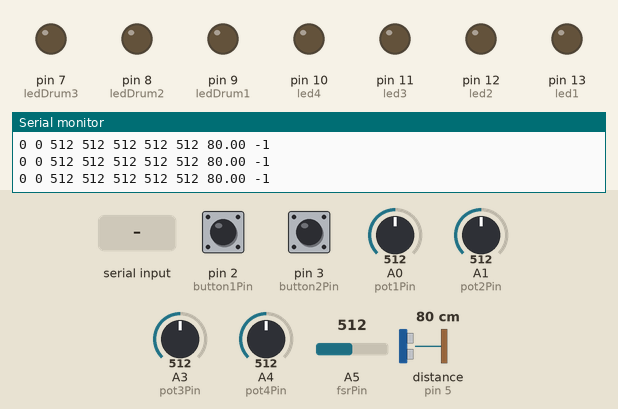
This sketch was run on a simulated Arduino Uno, built with avr-gcc and run on an emulated ATmega328P. Parts: output pins drawn as LEDs (lit = HIGH), the last lines printed to the serial monitor. Wiring (inferred from the names in the program): ultrasonic range finder: trigger pin 6; echo pin 5. Inputs (shaded band) come from the test bench; at power-on: pin 2 (button1Pin) LOW, pin 3 (button2Pin) LOW, A0 (pot1Pin) = 512, A1 (pot2Pin) = 512, A3 (pot3Pin) = 512, A4 (pot4Pin) = 512, A5 (fsrPin) = 512, distance to the obstacle (sensor on pin 5) 80 cm. The echo pulse lasts 58.3 µs per cm; pins used as bus, display or sensor lines are not drawn.

Above: at 1.2 s.
1.3 s: byte 2 (2) received over Serial
At 2.5 s:
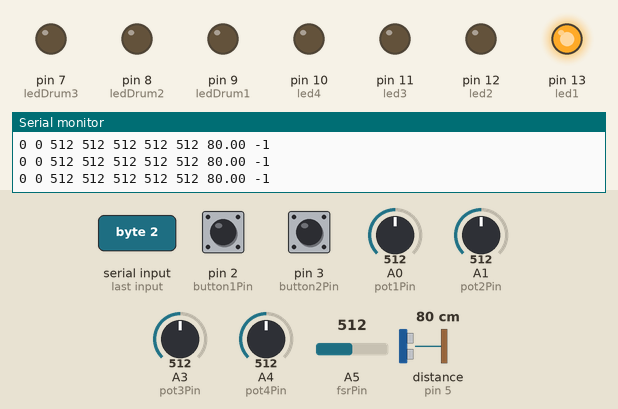
2.8 s: byte 3 (3) received over Serial
At 4.0 s:
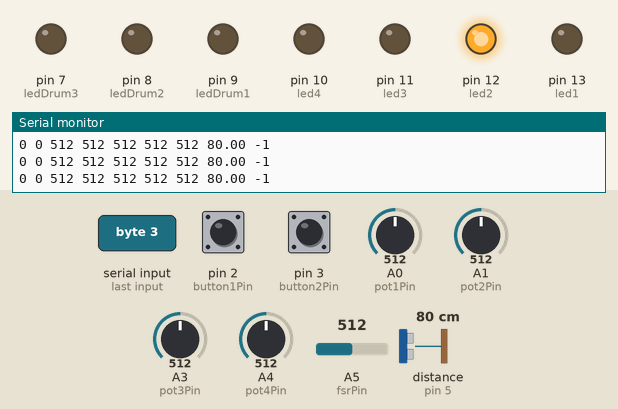
4.3 s: byte 4 (4) received over Serial
At 4.7 s:
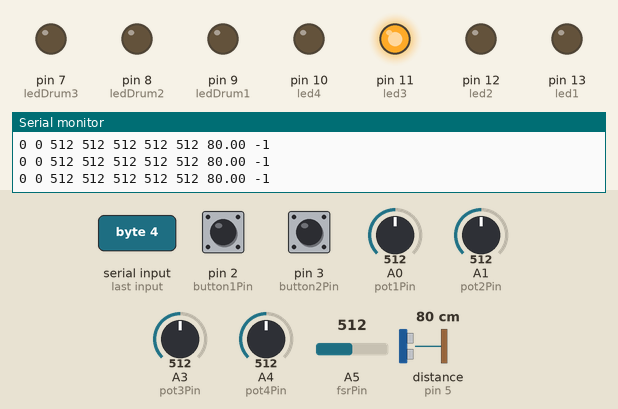
5.8 s: byte 5 (5) received over Serial
At 6.4 s:
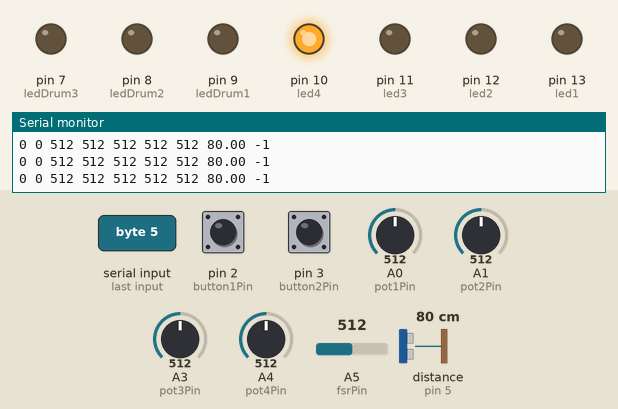
7.3 s: byte 6 (6) received over Serial
At 7.37 s:
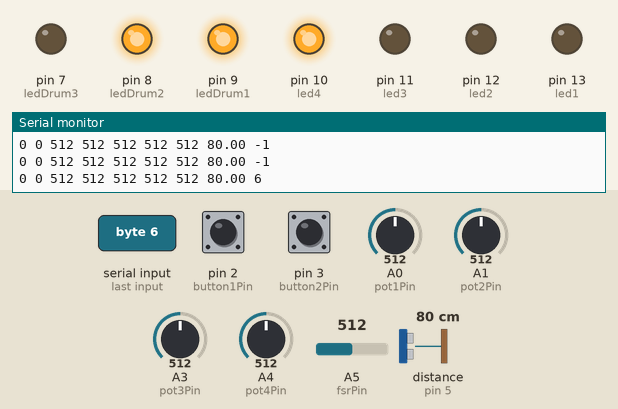
8.9 s: byte 7 (7) received over Serial
At 8.96 s:
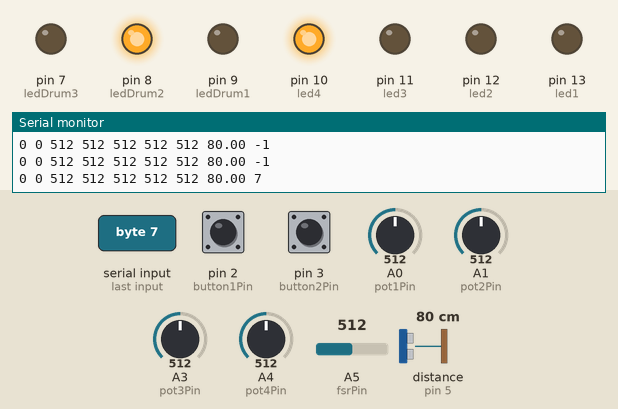
Timing chart, 0 to 11.5 s (numbered marks = the images above; inputs shaded):
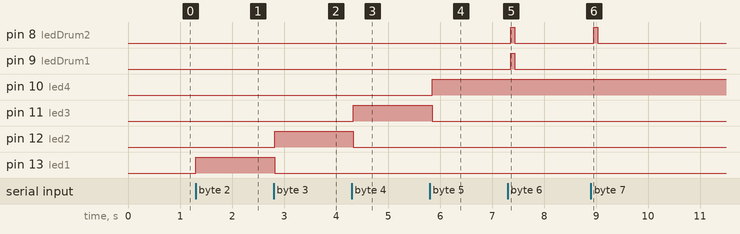

The sketch:

Assignment_2_JW.ino
```cpp
//Code for Arduino to work with Max MSP for Assignment2 - John Wildgoose

//declare sensor pins and values

const int button1Pin = 2;
const int button2Pin = 3;
const int trigPin = 6;
const int echoPin = 5;
const int pot1Pin = A0;
const int pot2Pin = A1;
const int fsrPin = A5;
const int pot3Pin = A3;
const int pot4Pin = A4;

int button1Value = 0;
int button2Value = 0;
int pot1Value = 0;
int pot2Value = 0;
int pot3Value = 0;
int pot4Value = 0;
int fsrValue = 0;

//declare led pins

const int led1 = 13;
const int led2 = 12;
const int led3 = 11;
const int led4 = 10;

const int ledDrum1 = 9;
const int ledDrum2 = 8;
const int ledDrum3 = 7;

int inByte = 0;

float duration;
float distance;


void setup() {

//set pinModes for sensors

Serial.begin(9600);

pinMode(button1Pin, INPUT);
pinMode(button2Pin, INPUT);
pinMode(pot1Pin, INPUT);
pinMode(pot2Pin, INPUT);
pinMode(pot3Pin, INPUT);
pinMode(pot4Pin, INPUT);
pinMode(fsrPin, INPUT);
pinMode(trigPin, OUTPUT);
pinMode(echoPin, INPUT);

//set pinModes for leds

pinMode(led1, OUTPUT);
pinMode(led2, OUTPUT);
pinMode(led3, OUTPUT);
pinMode(led4, OUTPUT);

pinMode(ledDrum1, OUTPUT);
pinMode(ledDrum2, OUTPUT);
pinMode(ledDrum3, OUTPUT);

}

void loop() {

//sensor Values are taken from their pins - these are what will be printed and sent to max

button1Value = digitalRead(button1Pin);
button2Value = digitalRead(button2Pin);
pot1Value = analogRead(pot1Pin);
pot2Value = analogRead(pot2Pin);
pot3Value = analogRead(pot3Pin);
pot4Value = analogRead(pot4Pin);
fsrValue = analogRead(fsrPin);

//the ultrasonic sensor requires the below code and calulation

 digitalWrite(trigPin, LOW); //clear trigPin
 delayMicroseconds(2); //2 microsecond delay
 digitalWrite(trigPin, HIGH); //set trigPin hight
 delayMicroseconds(10); // delay 10 microseconds
 digitalWrite(trigPin, LOW); //set trigPin low

 duration = pulseIn(echoPin, HIGH); //reads echoPin and returns the time the soundwave has travelled in microsecconds
 distance = (duration*.0343)/2; // calculates the distance by multiplying the wave duration by the speed of sound divided by 2
                                //the distnce value is what will be printed to the serial


inByte = Serial.read(); //reads any data coming in from max

//sensor values are printed for Max to be able to read, with a space (32) in between each, then final with a println so as to end the message.

Serial.print(button1Value);
Serial.write(32);
Serial.print(button2Value);
Serial.write(32);
Serial.print(pot1Value);
Serial.write(32);
Serial.print(pot2Value);
Serial.write(32);
Serial.print(pot3Value);
Serial.write(32);
Serial.print(pot4Value);
Serial.write(32);
Serial.print(fsrValue);
Serial.write(32);
Serial.print(distance);
Serial.write(32);
Serial.println(inByte);


//leds to be triggered...

if (inByte == 2) digitalWrite(led1, HIGH),  digitalWrite(led2, LOW), digitalWrite(led3, LOW), digitalWrite(led4, LOW);
if (inByte == 3) digitalWrite(led1, LOW),  digitalWrite(led2, HIGH), digitalWrite(led3, LOW), digitalWrite(led4, LOW);
if (inByte == 4) digitalWrite(led1, LOW),  digitalWrite(led2, LOW), digitalWrite(led3, HIGH), digitalWrite(led4, LOW);
if (inByte == 5) digitalWrite(led1, LOW),  digitalWrite(led2, LOW), digitalWrite(led3, LOW), digitalWrite(led4, HIGH);

if (inByte == 6) { digitalWrite(ledDrum1, HIGH), digitalWrite(ledDrum2, HIGH);
delay (75);
digitalWrite(ledDrum1, LOW), digitalWrite(ledDrum2, LOW);
}
if (inByte == 7) { digitalWrite(ledDrum2, HIGH);
delay (75);
digitalWrite(ledDrum2, LOW) ;
}

if (inByte == 8) { digitalWrite(ledDrum3, HIGH);
delay (75);
digitalWrite(ledDrum3, LOW);
}

if (inByte == 0) digitalWrite(led1, LOW),  digitalWrite(led2, LOW), digitalWrite(led3, LOW), digitalWrite(led4, LOW),
                 digitalWrite(ledDrum1, LOW),  digitalWrite(ledDrum2, LOW), digitalWrite(ledDrum3, LOW);


delay(65); //delay set so as not to overload max - multiple delay settings were tried so there was no 'lag' between max and Arduino

}
```

Measured:
- after the input at 1.3 s, pin 13 (led1): LOW → HIGH at once
- after the input at 2.8 s, pin 12 (led2): LOW → HIGH at once; pin 13 (led1): HIGH → LOW at once
- after the input at 4.3 s, pin 11 (led3): LOW → HIGH at once; pin 12 (led2): HIGH → LOW at once
- after the input at 5.8 s, pin 10 (led4): LOW → HIGH after 0.05 s; pin 11 (led3): HIGH → LOW after 0.05 s
- after the input at 7.3 s, pin 8 (ledDrum2), pin 9 (ledDrum1): LOW → HIGH after 0.07 s, → LOW 0.08 s later
- after the input at 8.9 s, pin 8 (ledDrum2): LOW → HIGH after 0.06 s, → LOW 0.08 s later
